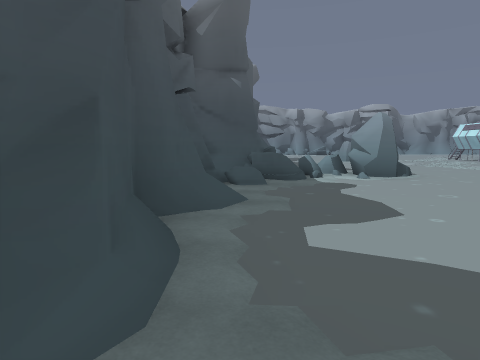
View 1 (above)

24 first-person views from a walk through a Unity game level. The camera is 1.5 m above the floor, tilts 6° down and sees 75° across. The floor is counted in squares, 2 m on a side. Each view is taken from the middle of a square. On the plan, view 1 faces up. The plan holds only what a view shows up to about 10 squares ahead; the rest is blank. The place goes on beyond the plan.

View 2
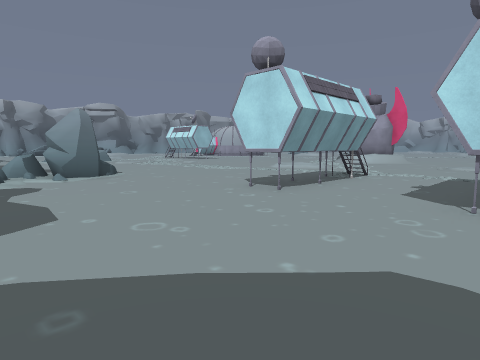

View 3
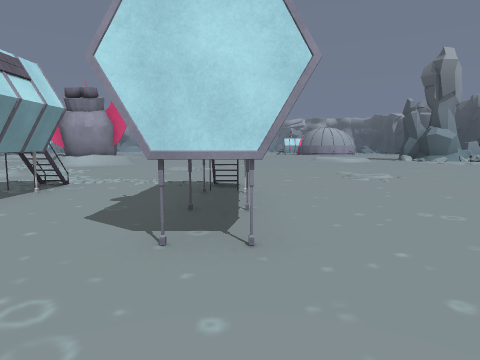

View 4
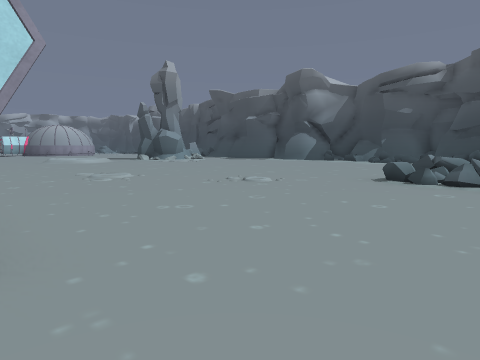

View 5
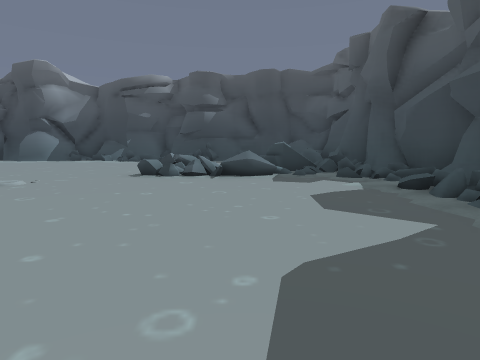

View 6
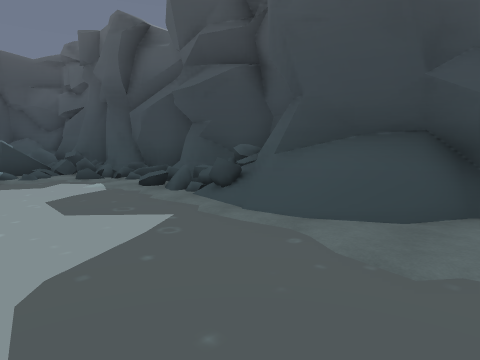

View 7
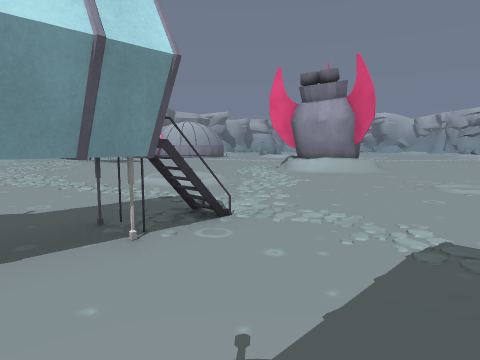

View 8
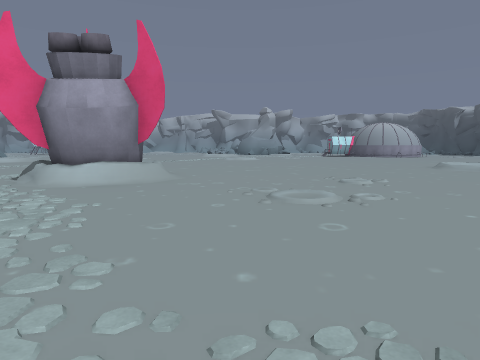

View 9
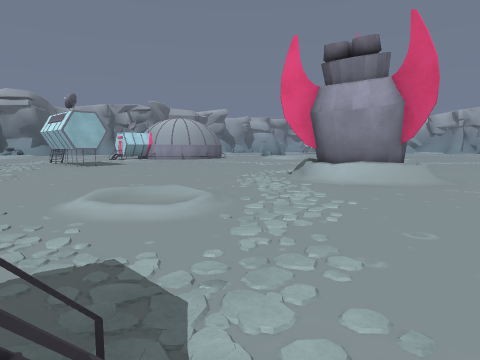

View 10
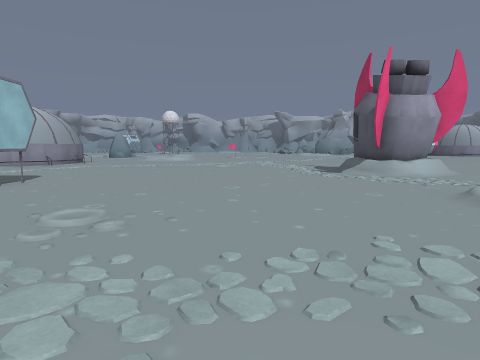

View 11
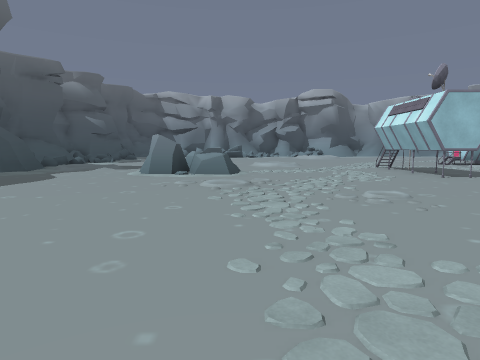

View 12
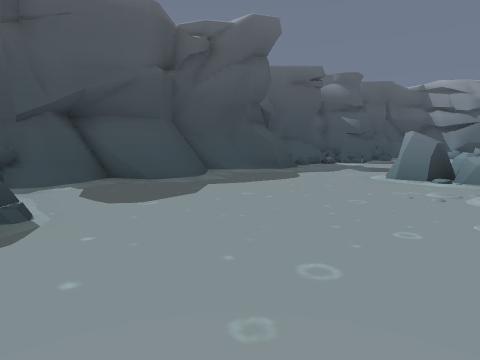

View 13
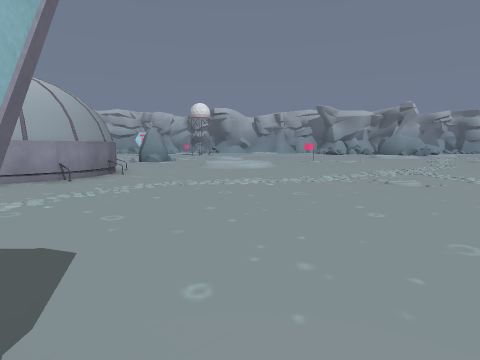

View 14
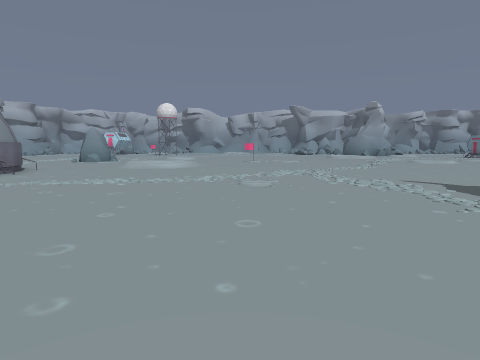

View 15
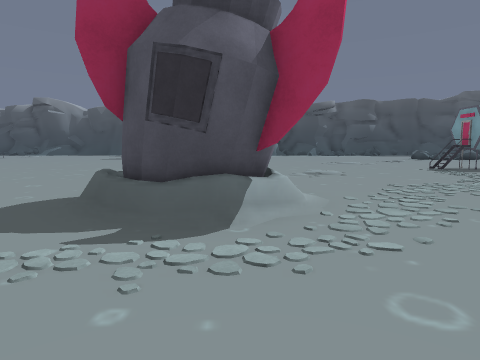

View 16
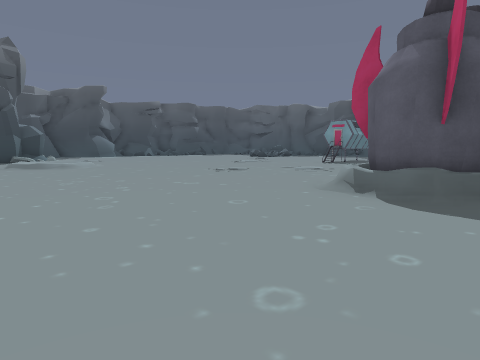

View 17
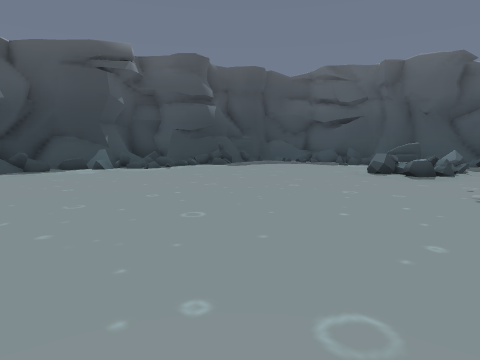

View 18
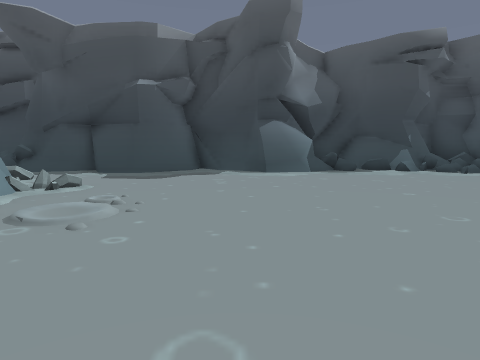

View 19
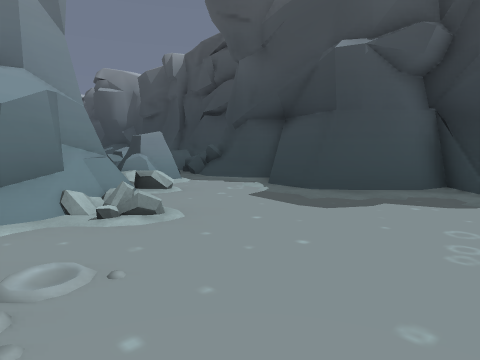

View 20
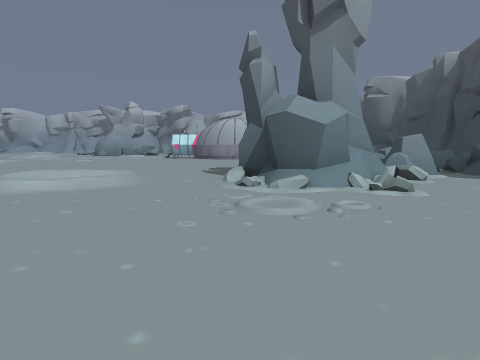

View 21
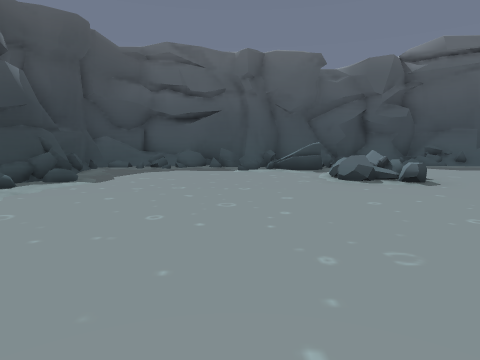

View 22
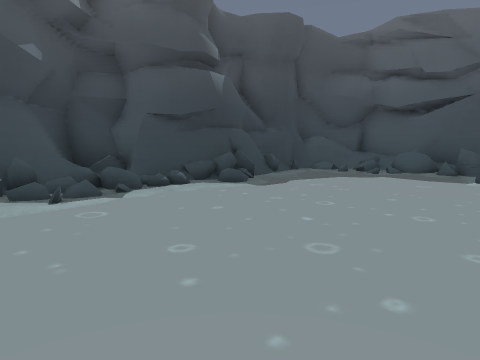

View 23
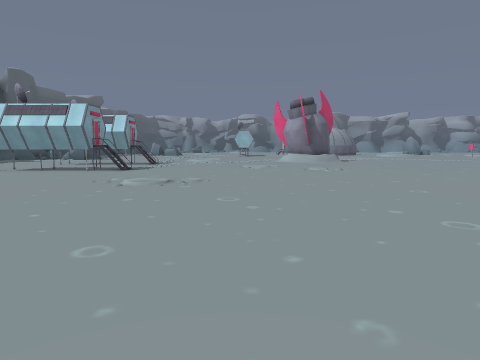

View 24
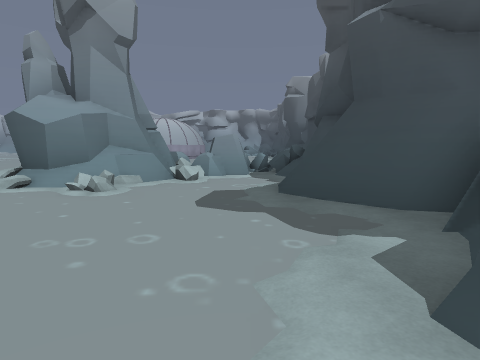

### Floor plan
Key: @ floor where view 1 was taken; # wall or solid block; . main floor; : floor 0.75 m higher than the main floor; / step, stairs or slope; = window, fence, low wall or low ledge; ^ raised ledge; v drop or lower ground; O other object.
Columns run from 2 left of view 1 to 23 right of it. Each row starts with its distance up from view 1.
 19                O    ..OOOO
 18    #//./OO ....O..........
 17    #...OOOO....O..........
 16    ............O..........
 15    /......................
 14    #/.....................
 13    #/.....................
 12   v#......................
 11   #/......................
 10   v=......................
  9  ##=.OO...................
  8  #=^=OO........../O.......
  7  #==.......//././/OOO.....
  6  #..........////./OOO.....
  5  #............/...OO......
  4  #......OOOO..............
  3  #.......................
  2  #........................
  1  /........................
  0 ##@.....OOOO.............
 -1  #/......................
 -2 ##/......................
 -3 #==.....................
 -4 ##=..................//.
 -5 #/..................//./
 -6 ##/.................././..
 -7  #=//OOO.............//...
 -8  #=##=OO..................
 -9  ##==.................#..
-10   #..................##
-11  #=#.................##
-12  #==................#.##O
-13  #=...................=OOO
-14  #=#...................OOO
-15     ...#...//..##../##./==
-16     ######:====##//#######
-17          #######  ##

Positions as (right, up) in squares from view 1, and headings:
1: (0, 0), facing up
2: (1, 0), facing up-right
3: (3, 0), facing right
4: (3, 0), facing down-right
5: (3, 1), facing down
6: (3, 1), facing down-left
7: (7, 1), facing up-right
8: (9, 3), facing right
9: (9, 3), facing up-right
10: (7, 11), facing right
11: (8, 8), facing up
12: (8, 9), facing up-left
13: (13, 15), facing right
14: (13, 12), facing right
15: (16, 11), facing down
16: (23, 8), facing down-left
17: (14, -5), facing down-left
18: (15, -6), facing down
19: (15, -10), facing down-right
20: (13, -9), facing right
21: (12, -11), facing left
22: (10, -10), facing down-left
23: (13, -10), facing up
24: (13, -14), facing right
